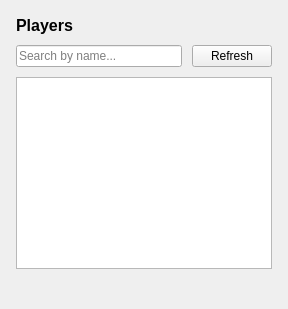
<?xml version="1.0" encoding="UTF-8"?>
<ui version="4.0">
    <author/>
    <comment/>
    <exportmacro/>
    <class>botc::ui::PlayersWidget</class>
    <widget class="QWidget" name="botc::ui::PlayersWidget">
        <layout class="QVBoxLayout" name="mainLayout">
            <property name="margin">
                <number>16</number>
            </property>
            <property name="spacing">
                <number>10</number>
            </property>
            <!-- Title -->
            <item>
                <widget class="QLabel">
                    <property name="text">
                        <string>Players</string>
                    </property>
                    <property name="styleSheet">
                        <string notr="true">font-size: 16px; font-weight: bold;</string>
                    </property>
                </widget>
            </item>
            <!-- Search and refresh -->
            <item>
                <layout class="QHBoxLayout">
                    <item>
                        <widget class="QLineEdit" name="searchEdit">
                            <property name="placeholderText">
                                <string>Search by name...</string>
                            </property>
                            <property name="clearButtonEnabled">
                                <bool>true</bool>
                            </property>
                        </widget>
                    </item>
                    <item>
                        <widget class="QPushButton" name="refreshButton">
                            <property name="text">
                                <string>Refresh</string>
                            </property>
                            <property name="maximumWidth">
                                <number>120</number>
                            </property>
                        </widget>
                    </item>
                </layout>
            </item>

            <!-- Players list -->
            <item>
                <widget class="QTableView" name="playersTable">
                    <property name="minimumHeight">
                        <number>250</number>
                    </property>
                    <property name="alternatingRowColors">
                        <bool>true</bool>
                    </property>
                    <property name="selectionBehavior">
                        <enum>QAbstractItemView::SelectRows</enum>
                    </property>
                    <property name="selectionMode">
                        <enum>QAbstractItemView::SingleSelection</enum>
                    </property>
                </widget>
            </item>

            <!-- Status + counter -->
            <item>
                <layout class="QHBoxLayout">
                    <item>
                        <widget class="QLabel" name="statusLabel">
                            <property name="text">
                                <string></string>
                            </property>
                        </widget>
                    </item>
                    <item>
                        <spacer>
                            <property name="orientation">
                                <enum>Qt::Horizontal</enum>
                            </property>
                        </spacer>
                    </item>
                    <item>
                        <widget class="QLabel" name="countLabel">
                            <property name="text">
                                <string></string>
                            </property>
                        </widget>
                    </item>
                </layout>
            </item>
        </layout>
    </widget>
    <pixmapfunction/>
    <connections/>
</ui>
